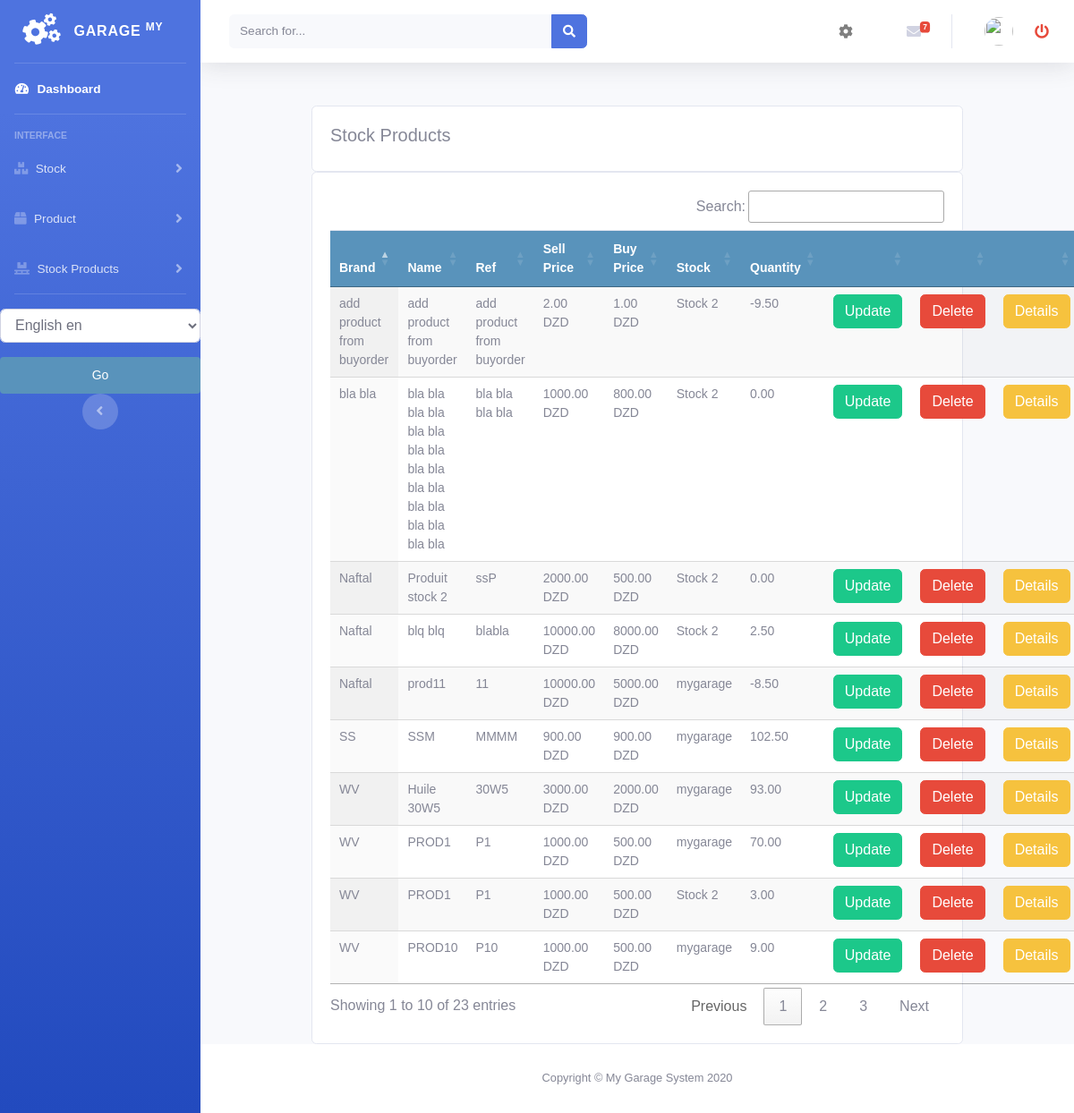
Page /stock/all_stockproduct_list on the earlier database version.
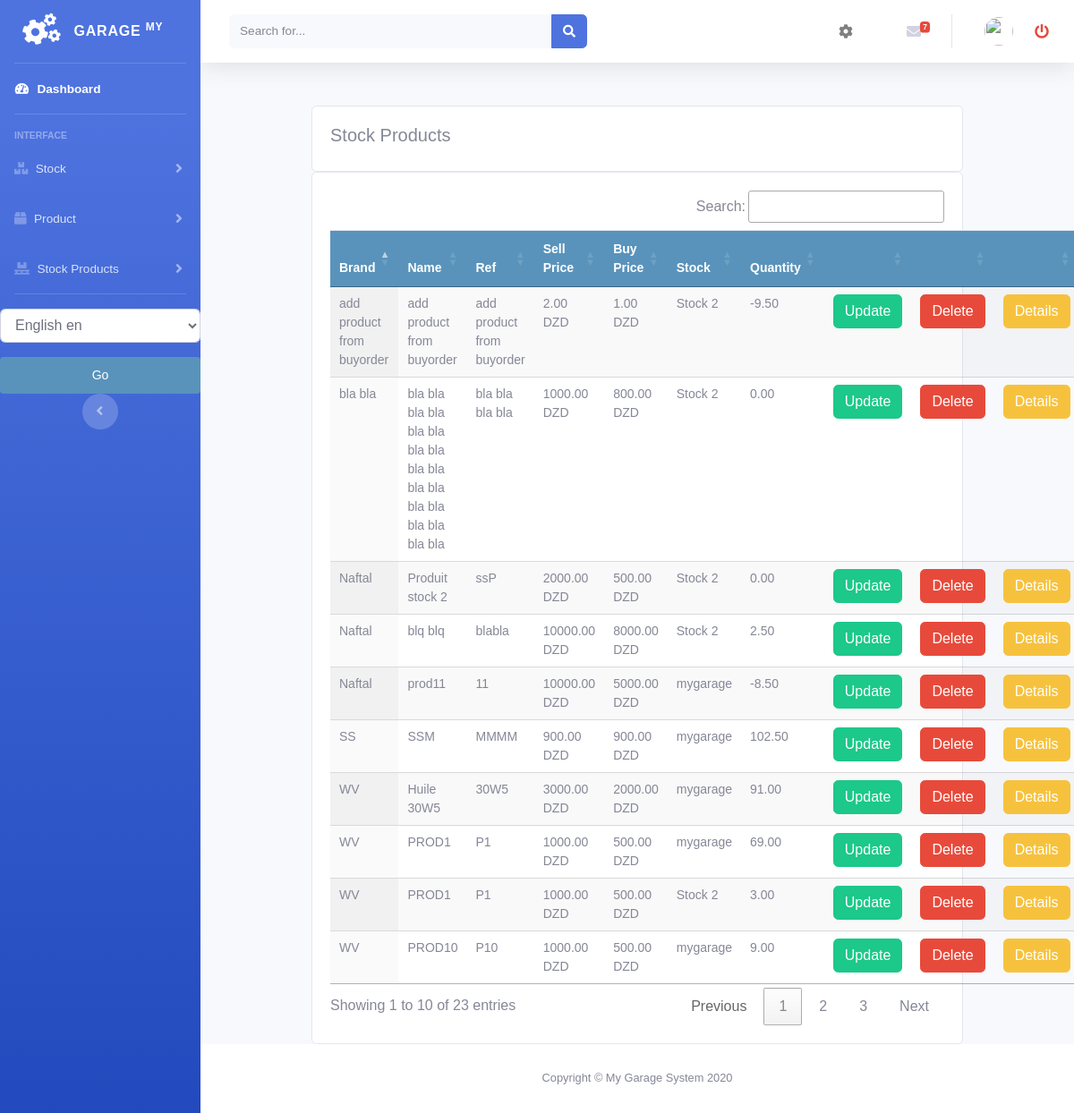
Same page on the later database version.
### stock/models.py (models this page shows)
class StockProduct(models.Model):
    product = models.ForeignKey(Product, null=True, on_delete=models.CASCADE)
    quantity = models.DecimalField(max_digits=10, decimal_places=2, default=0)
    stock = models.ForeignKey(Stock, null=True, on_delete=models.CASCADE)
    class Meta:
        ordering = ('product',)
        verbose_name = 'stockproduct'
        verbose_name_plural = 'stockproducts'
    def __str__(self):
        return self.product.name

class Stock(models.Model):
    name = models.CharField(max_length=250, null=True)
    class Meta:
        ordering = ('name',)
        verbose_name = 'stock'
        verbose_name_plural = 'stocks'
    def __str__(self):
        return self.name

### product/models.py (models this page shows)
class Product(models.Model):
    brand = models.CharField(max_length=250, null=True)
    name = models.CharField(max_length=250, null=True)
    ref = models.CharField(max_length=250, null=True)
    desc = models.CharField(max_length=250, null=True, blank=True)
    image = models.ImageField(upload_to='products/%Y/%m/%d', blank=True, )
    buyprice = models.DecimalField(max_digits=10, null=True, decimal_places=2, default=0)
    sellprice = models.DecimalField(max_digits=10, null=True, decimal_places=2, default=0)
    alert_quantity = models.PositiveIntegerField(default=1, blank=True, null=True)
    stock = models.ForeignKey('stock.Stock', blank=False, null=False, on_delete=models.CASCADE, default=1)
    class Meta:
        ordering = ('name',)
        verbose_name = 'product'
        verbose_name_plural = 'products'
    def __str__(self):
        return self.name

### stock/views.py (the view)
# urls.py: path('all_stockproduct_list', views.all_stockproduct_list, name='all_stockproduct_list'),
def all_stockproduct_list(request):
    stockproducts = StockProduct.objects.only("product", "quantity", "stock")
    categories = Category.objects.all()
    print("======>", stockproducts[1].product)
    context = {
        'categories': categories,
        'stockproducts': stockproducts,
    }
    return render(request, 'stockproduct/all_list_stockproduct.html', context)

### accounts/templatetags/erpextra.py (called while the page is built)
@register.filter(name='has_group')
def has_group(user, group_name):
    group = Group.objects.get(name=group_name)
    return True if group in user.groups.all() else False

### stock/templates/stockproduct/all_list_stockproduct.html (shortened to what this page needs)
{% extends 'home.html' %}
{% load static %}
{% load i18n %}
{% block content %}
<br>
<div class="container">
    <div class="row">
    <div class="col-md">
        <div class="card card-body">
            <h5>{% trans "Stock Products" %}</h5>
        </div>
        <div class="card card-body">
            <table id="table_id" class=" table display text-center">
              <thead>
              <tr>
                    <th>{% trans "Brand" %}</th>
                    <th>{% trans "Name" %}</th>
                    <th>{% trans "Ref" %}</th>
                    <th>{% trans "Sell Price" %}</th>
                    <th>{% trans "Buy Price" %}</th>
                    <th>{% trans "Stock" %}</th>
                    <th>{% trans "Quantity" %}</th>
                    <th></th>
                    <th></th>
                    <th></th>
                </tr>
              </thead>
                <tbody>
                {% for prod in stockproducts %}
                <tr>
                    <td>
                       {{prod.product.brand}}
                   </td>
                    <td>
                       {{prod}}
                   </td>
                    <td>
                       {{prod.product.ref}}
                   </td>
                    <td>
                       {{prod.product.sellprice}} DZD
                   </td>
                    <td>
                       {{prod.product.buyprice}} DZD
                   </td>
                    <td>
                       {{prod.stock}}
                   </td>
                    <td>
                       {{prod.quantity}}
                   </td>
                    <td>
                        <a class="btn btn-success " href="{% url 'stock:update_stockproduct' prod.id %}">{% trans "Update" %}</a>
                    </td>
                    <td>
                        <a class="btn btn-danger " href="{% url 'stock:delete_stockproduct' prod.id %}">{% trans "Delete" %}</a>
                    </td>
                    <td>
                        <a class="btn btn-warning " href="{% url 'stock:stock_product_details' prod.id %}">{% trans "Details" %}</a>
                    </td>
                </tr>
                {% endfor %}
                </tbody>
            </table>
        </div>
    </div>
</div>
</div>
{% endblock %}
{% block jsscript %}
<link rel="stylesheet" href="https://ajax.googleapis.com/ajax/libs/jqueryui/1.12.1/themes/smoothness/jquery-ui.css">
<link rel="stylesheet" href="https://cdnjs.cloudflare.com/ajax/libs/chosen/1.8.7/chosen.min.css"/>
<link rel="stylesheet" type="text/css" href="https://cdn.datatables.net/1.10.22/css/jquery.dataTables.css">
<link rel="stylesheet" type="text/css" href="https://cdn.datatables.net/buttons/1.6.5/css/buttons.dataTables.min.css">
{% endblock %}

Differences in the rows shown:
changed StockProduct "Huile 30W5": quantity "93.00" → "91.00"
changed StockProduct (number 2 of 10 on the later page): quantity "70.00" → "69.00"
